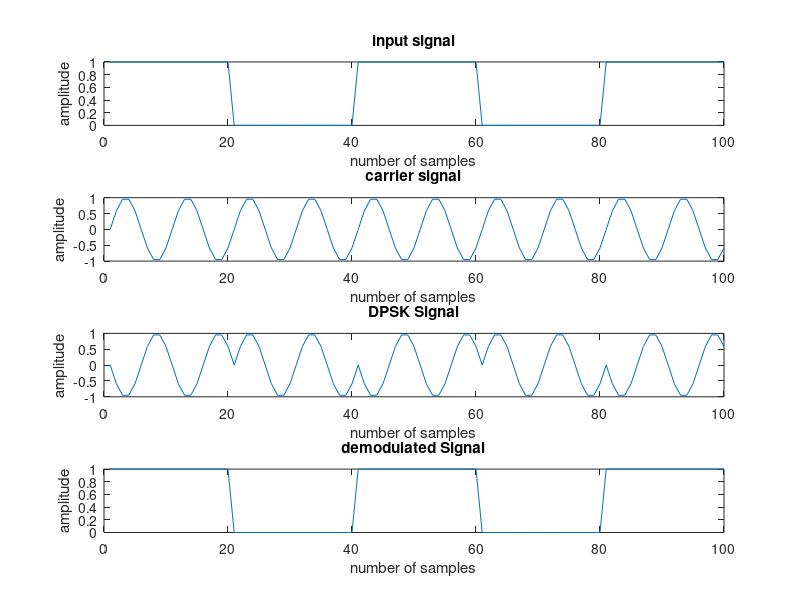

Here is the MATLAB script that generated this plot:
clc;
clear all; 
close all;
n=100;
x=[ones(1,20) zeros(1,20) ones(1,20) zeros(1,20) ones(1,20)];
subplot(4,1,1);
plot(x);
title('input signal');
xlabel('number of samples');
ylabel('amplitude');
f=1*10^6;
fs=10*10^6; 
for i=0:n-1
d(i+1)=sin(2*pi*(f/fs)*i);
end
subplot(4,1,2);
plot(d);
title('carrier signal');
xlabel('number of samples'); 
ylabel('amplitude');
for i=0:n-1
if(x(i+1)==0)
x(i+1)=sin(2*pi*(f/fs)*i);
else
x(i+1)=sin(2*pi*(f/fs)*i+pi);
end
end
subplot(4,1,3)
plot(x);
title('DPSK Signal');
xlabel('number of samples'); 
ylabel('amplitude');
for i=0:n-1
if(x(i+1)==sin(2*pi*(f/fs)*i))
x(i+1)=0;
else x(i+1)=1;
end
end
subplot(4,1,4); plot(x);
title('demodulated Signal');
xlabel('number of samples');
ylabel('amplitude')
